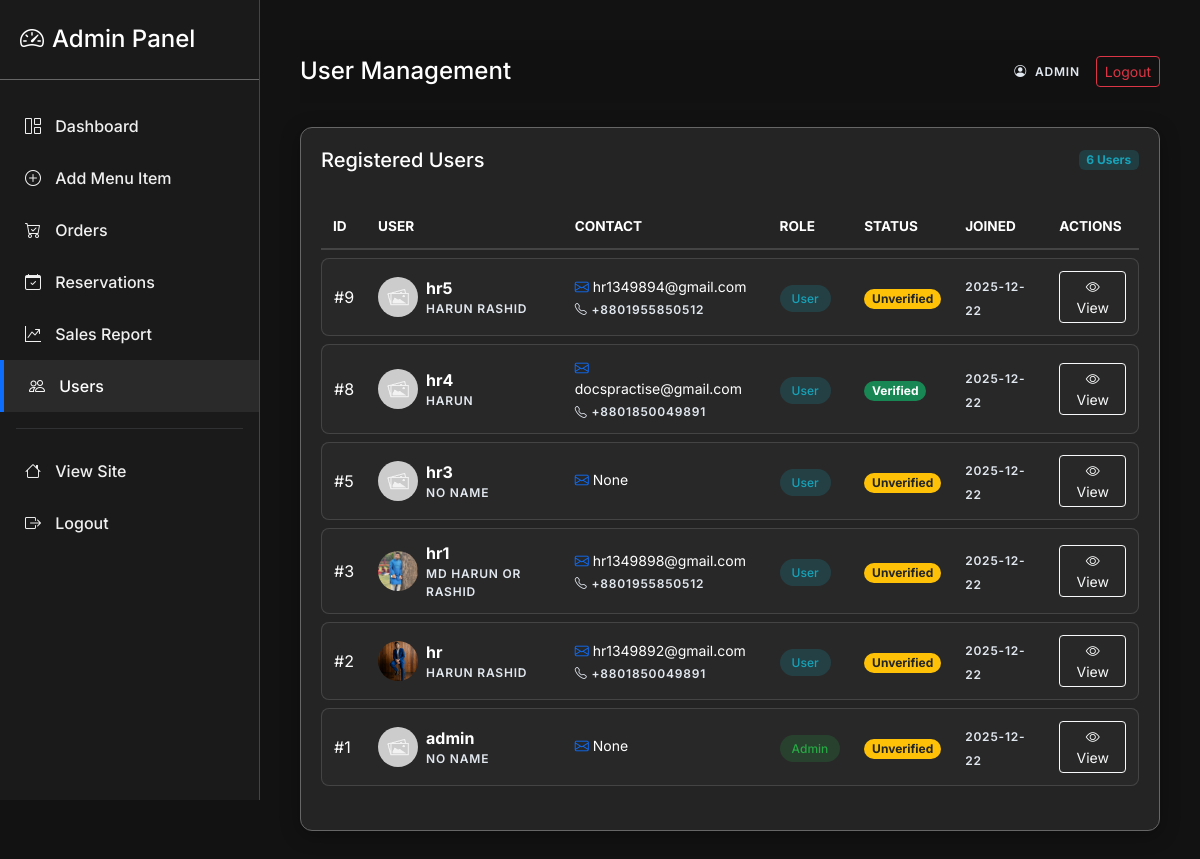
Before: /admin/users (signed in) with the older database file.
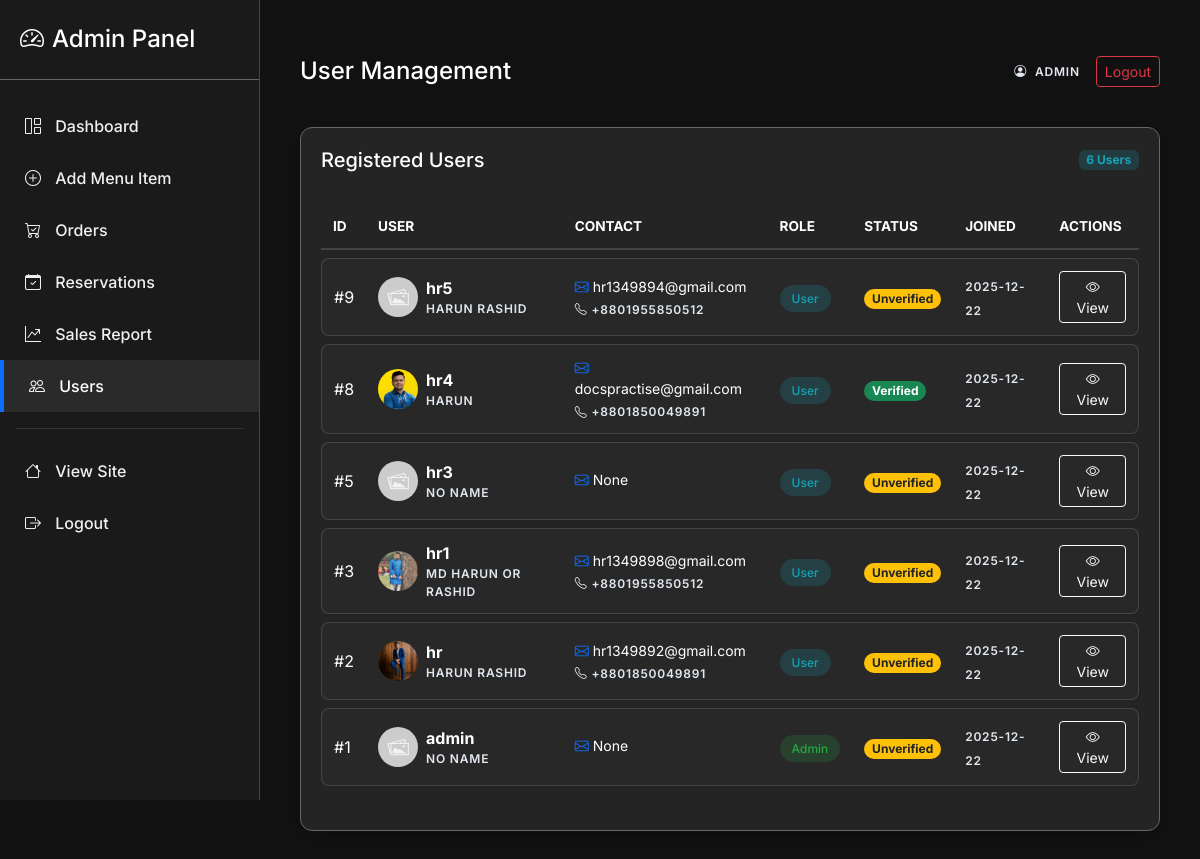
After: the same page with the newer database file.
### app.py (models this page shows)
class User(db.Model):
    id = db.Column(db.Integer, primary_key=True)
    username = db.Column(db.String(120), unique=True, nullable=False)
    member_id = db.Column(db.String(20), unique=True) # Custom ID
    email = db.Column(db.String(200), unique=True)
    password = db.Column(db.String(255), nullable=False)
    full_name = db.Column(db.String(200))
    phone = db.Column(db.String(50))
    address_district = db.Column(db.String(100))
    address_city = db.Column(db.String(100))
    address_street = db.Column(db.String(200))
    profile_image = db.Column(db.String(200))  # image filename
    reset_token = db.Column(db.String(100), nullable=True)
    reset_token_expiry = db.Column(db.DateTime, nullable=True)
    is_admin = db.Column(db.Boolean, default=False)
    email_verified = db.Column(db.Boolean, default=False)
    email_verification_code = db.Column(db.String(10), nullable=True)
    created_at = db.Column(db.DateTime, default=datetime.utcnow)
    orders = db.relationship('Order', backref='user', lazy=True)
    reservations = db.relationship('Reservation', backref='user', lazy=True)

### app.py (the view)
@app.route('/admin/users')
@admin_required
def admin_users():
    users = User.query.order_by(User.id.desc()).all()
    return render_template('admin/users.html', users=users)

### app.py (called while the page is built)
def admin_required(fn):
    @wraps(fn)
    def wrapper(*args, **kwargs):
        if not session.get('is_admin'):
            flash('Admin login required.')
            return redirect(url_for('admin_login'))
        return fn(*args, **kwargs)
    return wrapper

@app.context_processor
def inject_global_data():
    cart = session.get('cart', {})
    count = sum(cart.values()) if isinstance(cart, dict) else 0
    all_items = MenuItem.query.all()
    best_item = None
    max_avg = 0
    for it in all_items:
        avg = it.get_average_rating()
        if avg > max_avg:
            max_avg = avg
            best_item = it
    return dict(cart_count=count, best_rated_item=best_item)

    def get_average_rating(self):
        if not self.ratings:
            return 0
        return round(sum(r.score for r in self.ratings) / len(self.ratings), 1)

### templates/admin/users.html (shortened to what this page needs)
{% extends 'admin/admin_base.html' %}
{% block admin_title %}User Management{% endblock %}
{% block content %}
<div class="glass-card">
    <div class="d-flex justify-content-between align-items-center mb-4">
        <h5 class="mb-0 text-white">Registered Users</h5>
        <span class="badge badge-admin-info">{{ users|length }} Users</span>
    </div>
    <div class="table-responsive">
        <table class="admin-table">
            <thead>
                <tr>
                    <th>ID</th>
                    <th>User</th>
                    <th>Contact</th>
                    <th>Role</th>
                    <th>Status</th>
                    <th>Joined</th>
                    <th>Actions</th>
                </tr>
            </thead>
            <tbody>
                {% for user in users %}
                <tr>
                    <td>#{{ user.id }}</td>
                    <td>
                        <div class="d-flex align-items-center">
                            <img src="{{ user.profile_image and url_for('static', filename='uploads/' ~ user.profile_image) or url_for('static', filename='img/placeholder.jpg') }}"
                                class="rounded-circle me-2" width="40" height="40" style="object-fit: cover;">
                            <div>
                                <div class="fw-bold text-white">{{ user.username }}</div>
                                <div class="small text-muted">{{ user.full_name or 'No Name' }}</div>
                            </div>
                        </div>
                    </td>
                    <td>
                        <div class="small text-white mb-1"><i class="bi bi-envelope me-1 text-primary"></i>{{ user.email
                            }}</div>
                        {% if user.phone %}
                        <div class="small text-muted"><i class="bi bi-telephone me-1"></i>{{ user.phone }}</div>
                        {% endif %}
                    </td>
                    <td>
                        {% if user.is_admin %}
                        <span class="badge-admin badge-admin-success">Admin</span>
                        {% else %}
                        <span class="badge-admin badge-admin-info">User</span>
                        {% endif %}
                    </td>
                    <td>
                        {% if user.email_verified %}
                        <span class="badge bg-success rounded-pill small">Verified</span>
                        {% else %}
                        <span class="badge bg-warning text-dark rounded-pill small">Unverified</span>
                        {% endif %}
                    </td>
                    <td>
                        <span class="small text-muted">{{ user.created_at.strftime('%Y-%m-%d') }}</span>
                    </td>
                    <td>
                        <button class="btn btn-sm btn-outline-light" onclick="openUserModal('{{ user.username }}')">
                            <i class="bi bi-eye"></i> View
                        </button>
                    </td>
                </tr>
                {% else %}
                <tr>
                    <td colspan="7" class="text-center py-4 text-muted">No users found.</td>
                </tr>
                {% endfor %}
            </tbody>
        </table>
    </div>
</div>
{% endblock %}

Changed rows visible on the page:
changed User "hr4": profile_image: picture added in place of a placeholder
